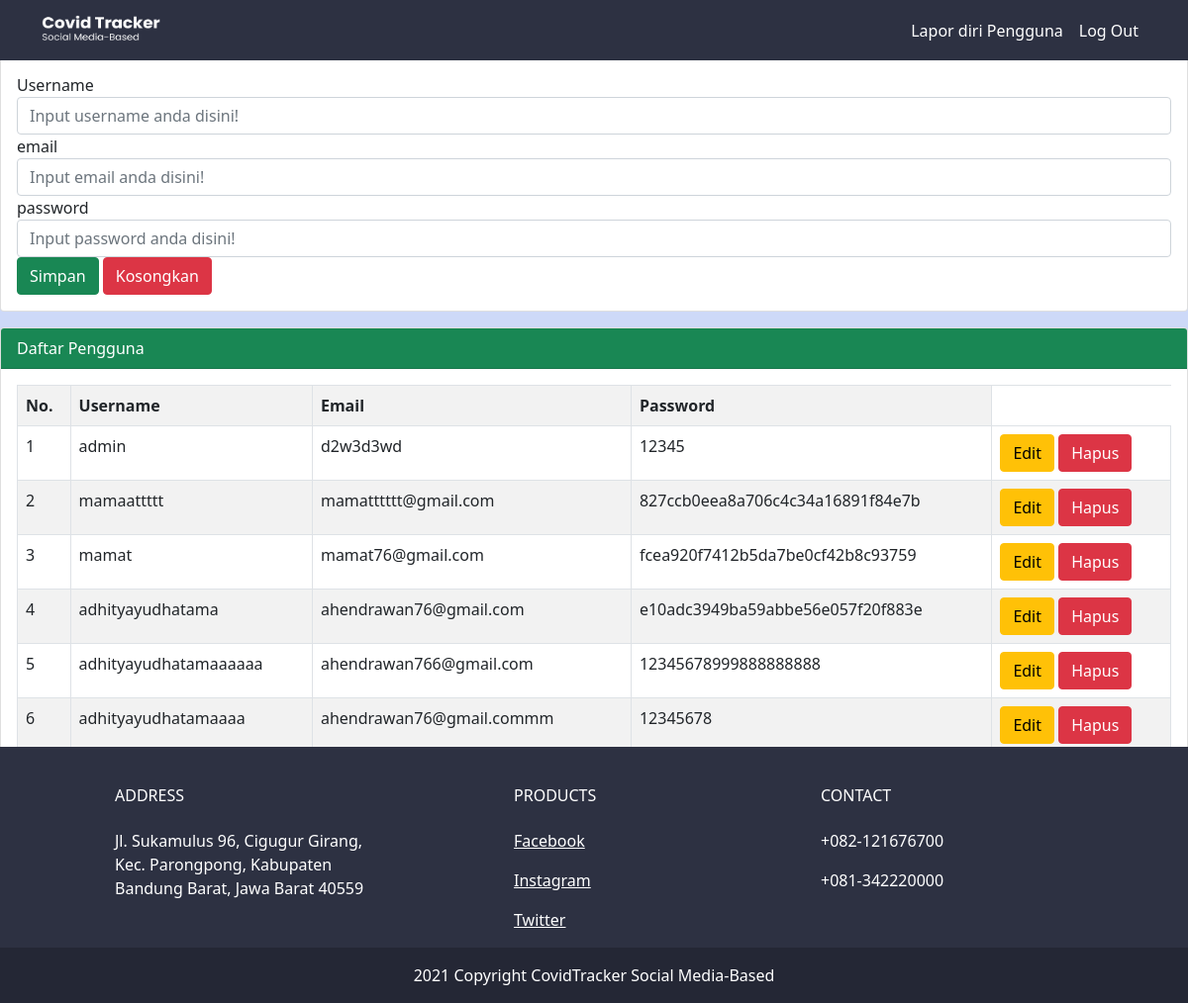
The app's page /indexx.php with its own data.
### tables this page shows
CREATE TABLE `users` (
  `id` int(11) NOT NULL,
  `username` varchar(255) NOT NULL,
  `email` varchar(255) NOT NULL,
  `password` varchar(255) NOT NULL
);

### indexx.php (the view, shortened to what this page needs)
<?php
	$server = "localhost";
	$user = "root";
	$pass = "";
	$database = "tubeswebpro";
	$koneksi = mysqli_connect($server, $user, $pass, $database)or die(mysqli_error($koneksi));
?>
<!doctype html>
<html lang="en">
  <head>
    <link href="css/bootstrap.css" rel="stylesheet">
  </head>
  <body>
    <nav class="navbar navbar-expand-lg navbar-light fixed-top nav justify-content-end" style="background-color: #2D3142;">
      <div class="container">
        <a class="navbar-brand" href="">
          <img src="Asset/img/logo.png" style="width: 120px; height: 35px;">
        </a>
        <div class="collapse navbar-collapse nav justify-content-end" id="navbarNavAltMarkup">
          <div class="navbar-nav">
		  <a class="nav-link active float-end text-white" href="tampilgambar.php">Lapor diri Pengguna</a>
            <a class="nav-link active float-end text-white" href="LandingPage.php">Log Out</a>
          </div>
        </div>
      </div>
    </nav>
	<div class="card mt-3">
	  <div class="card-header bg-primary text-white">
	  </div>
	  <div class="card-body">
	    <form method="post" action="">
	    	<div class="form-group">
	    		<label>Username</label>
	    		<input type="text" name="username" value="<?=@$username?>" class="form-control" placeholder="Input username anda disini!" required>
	    	</div>
	    	<div class="form-group">
	    		<label>email</label>
	    		<input type="text" name="email" value="<?=@$email?>" class="form-control" placeholder="Input email anda disini!" required>
	    	</div>
	    	<div class="form-group">
	    		<label>password</label>
	    		<input type="password" name="password" value="<?=@$password?>" class="form-control" placeholder="Input password anda disini!" required>
	    	</div>
	    	<button type="submit" class="btn btn-success mx-auto" name="bsimpan">Simpan</button>
	    	<button type="reset" class="btn btn-danger" name="breset">Kosongkan</button>
	    </form>
	  </div>
	</div>
	<div class="card mt-3">
	  <div class="card-header bg-success text-white">
	    Daftar Pengguna
	  </div>
	  <div class="card-body">
	    <table class="table table-bordered table-striped">
	    	<tr>
	    		<th>No.</th>
	    		<th>Username</th>
	    		<th>Email</th>
	    		<th>Password</th>
	    	</tr>
	    	<?php
	    		$no = 1;
	    		$tampil = mysqli_query($koneksi, "SELECT * from users order by id desc");
	    		while($data = mysqli_fetch_array($tampil)) :
	    	?>
	    	<tr>
	    		<td><?=$no++;?></td>
	    		<td><?=$data['username']?></td>
	    		<td><?=$data['email']?></td>
	    		<td><?=$data['password']?></td>
	    		<td>
	    			<a href="indexx.php?hal=edit&id=<?=$data['id']?>" class="btn btn-warning"> Edit </a>
	    			<a href="indexx.php?hal=hapus&id=<?=$data['id']?>"
	    			   onclick="return confirm('Apakah yakin ingin menghapus data ini?')" class="btn btn-danger"> Hapus </a>
	    		</td>
	    	</tr>
	    <?php endwhile; ?>
	    </table>
	  </div>
	</div>
    <footer
            class="text-center text-lg-start text-white fixed-bottom"
            style="background-color: #2D3142"
            >
      <div class="container p-4 pb-0">
        <section class="">
          <div class="row">
            <div class="col-md-3 col-lg-3 col-xl-3 mx-auto mt-3">
              <h6 class="text-uppercase mb-4 font-weight-bold">
                Address
              </h6>
              <p>
                Jl. Sukamulus 96, Cigugur Girang, Kec. Parongpong, Kabupaten Bandung Barat, Jawa Barat 40559
              </p>
            </div>
            <div class="col-md-2 col-lg-2 col-xl-2 mx-auto mt-3">
              <h6 class="text-uppercase mb-4 font-weight-bold">Products</h6>
              <p>
                <a class="text-white">Facebook</a>
              </p>
              <p>
                <a class="text-white">Instagram</a>
              </p>
              <p>
                <a class="text-white">Twitter</a>
              </p>
            </div>
            <div class="col-md-4 col-lg-3 col-xl-3 mx-auto mt-3">
              <h6 class="text-uppercase mb-4 font-weight-bold">Contact</h6>
              <p><i class="fas fa-phone mr-3"></i> +082-121676700</p>
              <p><i class="fas fa-print mr-3"></i> +081-342220000</p>
            </div>
          </div>
        </section>
      </div>
      <div
           class="text-center p-3"
           style="background-color: rgba(0, 0, 0, 0.2)"
           >
            2021 Copyright CovidTracker Social Media-Based
      </div>
    </footer>
</body>
</html>

### indexx.php (style rules this page uses)
body { background-color: #CDD9F8; }

### records on screen
users: username "admin", email "d2w3d3wd", password "12345"
users: username "mamaattttt", email "mamatttttt@gmail.com", password "827ccb0eea8a706c4c34a16891f84e7b"
users: username "mamat", email "mamat76@gmail.com", password "fcea920f7412b5da7be0cf42b8c93759"
users: username "adhityayudhatama", email "ahendrawan76@gmail.com", password "e10adc3949ba59abbe56e057f20f883e"
users: username "adhityayudhatamaaaaaa", email "ahendrawan766@gmail.com", password "12345678999888888888"
users: username "adhityayudhatamaaaa", email "ahendrawan76@gmail.commm", password "12345678"
